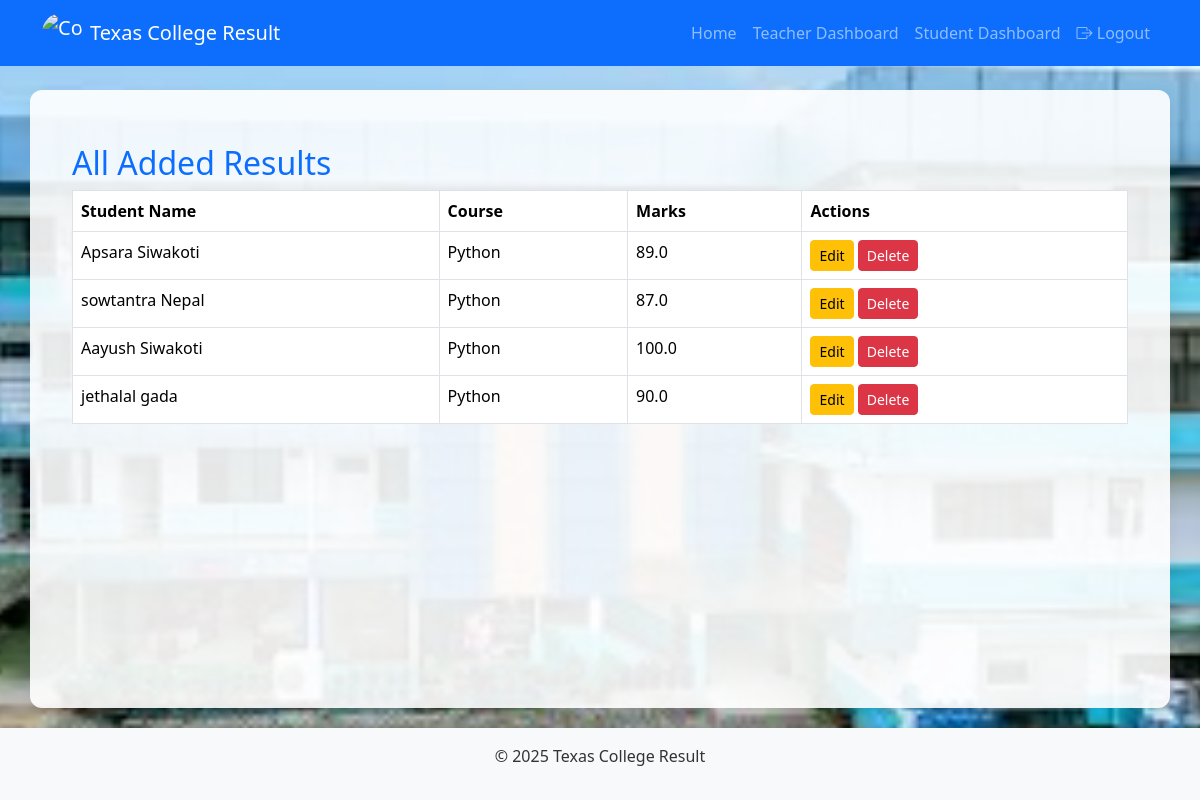
/view_results/ (signed in), run on the app's committed database.
### myapp/models.py (models this page shows, shortened)
class Result(models.Model):
    student = models.ForeignKey(Student, on_delete=models.CASCADE, related_name='results')
    course = models.ForeignKey(Course, on_delete=models.CASCADE, related_name='results')
    marks_obtained = models.FloatField()
    class Meta:
        unique_together = ('student', 'course')  # Prevent duplicate result entry

class Student(models.Model):
    user = models.OneToOneField(User, on_delete=models.CASCADE)
    full_name = models.CharField(max_length=100)
    roll_number = models.CharField(max_length=20, unique=True)

class Course(models.Model):
    name = models.CharField(max_length=100)
    code = models.CharField(max_length=20, unique=True)
    teacher = models.ForeignKey(Teacher, on_delete=models.SET_NULL, null=True, blank=True, related_name='courses')
    students = models.ManyToManyField(Student, related_name='courses')  # many-to-many with students

### myapp/views.py (the view)
# urls.py: path('view_results/', views.view_results, name='view_results'),
@login_required
def view_results(request):
    if not hasattr(request.user, 'teacher'):
        messages.error(request, "Access denied.")
        return redirect('login')
    teacher = request.user.teacher
    results = Result.objects.filter(course__teacher=teacher)
    return render(request, 'view_result.html', {'results': results})

### myapp/templates/view_result.html
{% extends 'base.html' %}
{% load static %}
{% block content %}
<div class="container mt-4">
    <h2 class="text-primary">All Added Results</h2>
    <table class="table table-bordered">
        <thead>
            <tr>
                <th>Student Name</th>
                <th>Course</th>
                <th>Marks</th>
                <th>Actions</th>
            </tr>
        </thead>
        <tbody>
            {% for result in results %}
            <tr>
                <td>{{ result.student.full_name }}</td>
                <td>{{ result.course.name }}</td>
                <td>{{ result.marks_obtained }}</td>
                <td>
                    <a href="{% url 'edit_result' result.id %}" class="btn btn-warning btn-sm">Edit</a>
                    <a href="{% url 'delete_result' result.id %}" class="btn btn-danger btn-sm">Delete</a>
                </td>
            </tr>
            {% empty %}
            <tr><td colspan="4">No results found.</td></tr>
            {% endfor %}
        </tbody>
    </table>
</div>
{% endblock %}

### myapp/templates/base.html (shortened to what this page needs)
{% load static %}
<!DOCTYPE html>
<html lang="en">
<head>
  <link href="https://cdn.jsdelivr.net/npm/bootstrap@5.3.3/dist/css/bootstrap.min.css" rel="stylesheet" />
  <link href="https://cdn.jsdelivr.net/npm/bootstrap-icons@1.10.5/font/bootstrap-icons.css" rel="stylesheet" />
  <link rel="stylesheet" href="{% static 'css/style.css' %}" />
</head>
<body>
<nav class="navbar navbar-expand-lg navbar-dark bg-primary">
  <div class="container">
    <a class="navbar-brand d-flex align-items-center" href="/">
      <img src="{% static 'images/logo.png' %}" alt="College Logo" width="40" height="40" class="me-2">
      Texas College Result
    </a>
    <div class="collapse navbar-collapse" id="navbarSupportedContent">
      <ul class="navbar-nav ms-auto mb-2 mb-lg-0">
        <li class="nav-item">
          <a class="nav-link {% if request.path == '/' %}active{% endif %}" href="/">Home</a>
        </li>
        {% if user.is_authenticated %}
          {% if user.is_authenticated and user.teacher %}
          <li class="nav-item">
            <a class="nav-link {% if request.path == '/teacher-dashboard/' %}active{% endif %}" href="{% url 'teacher_dashboard' %}">
              Teacher Dashboard
            </a>
          </li>
          {% endif %}
          {% if user.is_authenticated and user.student %}
          <li class="nav-item">
            <a class="nav-link {% if request.path == '/student-dashboard/' %}active{% endif %}" href="{% url 'student_dashboard' %}">
              Student Dashboard
            </a>
          </li>
          {% endif %}
          <li class="nav-item">
            <a class="nav-link" href="{% url 'logout' %}">
              <i class="bi bi-box-arrow-right"></i> Logout
            </a>
          </li>
        {% endif %}
      </ul>
    </div>
  </div>
</nav>
<div class="container content-wrapper mt-4">
  {% block content %}
  {% endblock %}
</div>
<footer class="text-center p-3 mt-auto bg-light">
  <p>&copy; 2025 Texas College Result</p>
</footer>
</body>
</html>

### myapp/static/css/style.css (style rules this page uses)
body { background: url('/static/images/images1.png') no-repeat center center fixed; background-size: cover; min-height: 100vh; display: flex; flex-direction: column; font-family: 'Segoe UI', Tahoma, Geneva, Verdana, sans-serif; }
.content-wrapper { flex: 1; background-color: rgba(255, 255, 255, 0.9); padding: 30px; border-radius: 12px; margin-top: 40px; margin-bottom: 20px; box-shadow: 0 8px 24px rgba(0,0,0,0.1); }
.navbar-brand img { border-radius: 50%; }
footer { background-color: #f8f9fa; color: #333; box-shadow: 0 -2px 5px rgba(0,0,0,0.1); }

### data on the page
Result: student.full_name "Apsara Siwakoti", course.name "Python", marks_obtained "89.0"
Result: student.full_name "sowtantra Nepal", course.name "Python", marks_obtained "87.0"
Result: student.full_name "Aayush Siwakoti", course.name "Python", marks_obtained "100.0"
Result: student.full_name "jethalal gada", course.name "Python", marks_obtained "90.0"
